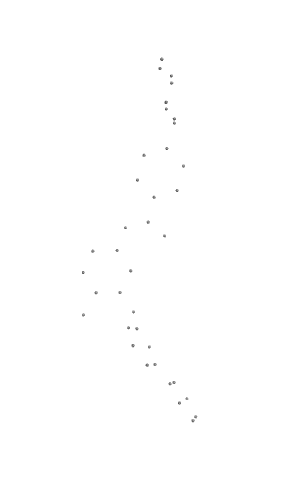
#> input picture notebooks/usr_visualization/ligand_dots.png, 300 x 500 px
$ jupyter execute usr_visualization.ipynb   (shell and % lines are left out)
#> lines starting #> are read from the running program, lines starting #| are printed output that depends on the picture
# USR example visualization

[cell 1]
from math import sqrt
import numpy as np
import skimage
from skimage import data
from skimage.feature import blob_dog, blob_log, blob_doh
from skimage.color import rgb2gray

import matplotlib.pyplot as plt
from scipy.spatial import distance

## Detect dots in image

In PyMol, generate ligand view with spheres and dots (use dots representation in this notebook):

```
load ligand.pdb
hide all
show spheres
# Display > Blackground > White

# SPHERES
ray 300, 500
png ligand_spheres.png, dpi=300

# DOTS
color grey, all
set sphere_scale, 0.2, (all)
ray 300, 500
png ligand_dots.png, dpi=300
```

[cell 2]
image = skimage.io.imread("ligand_dots.png")[:,:,:-1]
#> image: shape (500, 300, 3); min 18, max 255, mean 253.8
image = rgb2gray(image)
#> image: shape (500, 300) float64

[cell 3]
plt.imshow(image, cmap="gray")

[cell 4]
blobs_log = blob_log(image, max_sigma=10, min_sigma=2, num_sigma=1, overlap=0.0001, threshold=.1)
#> blobs_log = 49 rows, first 8: [403, 184, 2], [331, 132, 2], [64, 162, 2], [397, 181, 2], [368, 151, 2], [78, 175, 2], [120, 169, 2], [416, 190, 2]

# Compute radii in the 3rd column.
blobs_log[:, 2] = blobs_log[:, 2] * sqrt(2)

blobs_dog = blob_dog(image, max_sigma=30, threshold=.1)
#> blobs_dog = 118 rows, first 8: [327, 132, 1], [366, 151, 1], [416, 191, 1], [106, 166, 1], [402, 183, 1], [363, 151, 1], [386, 173, 1], [399, 182, 1]
blobs_dog[:, 2] = blobs_dog[:, 2] * sqrt(2)

blobs_doh = blob_doh(image, max_sigma=10, threshold=.02)
#> blobs_doh = 35 rows, first 8: [345, 132, 4], [154, 143, 4], [327, 136, 4], [269, 130, 4], [58, 161, 4], [398, 186, 4], [82, 170, 4], [250, 116, 4]

blobs_list = [blobs_log, blobs_dog, blobs_doh]
colors = ['orange', 'lime', 'red']
titles = ['Laplacian of Gaussian', 'Difference of Gaussian',
          'Determinant of Hessian']
sequence = zip(blobs_list, colors, titles)

[cell 5]
fig, axes = plt.subplots(1, 3, figsize=(20, 10), sharex=True, sharey=True)
ax = axes.ravel()

for idx, (blobs, color, title) in enumerate(sequence):
    ax[idx].set_title(title)
    ax[idx].imshow(image, cmap="gray")
    for blob in blobs:
        y, x, r = blob
        c = plt.Circle((x, y), r, color=color, linewidth=2, fill=False)
        ax[idx].add_patch(c)
    ax[idx].set_axis_off()
#> this loop made 3 passes
#> (color, title) on passes 1 to 3: ('orange', 'Laplacian of Gaussian'), ('lime', 'Difference of Gaussian'), ('red', 'Determinant of Hessian')

plt.tight_layout()
plt.show()
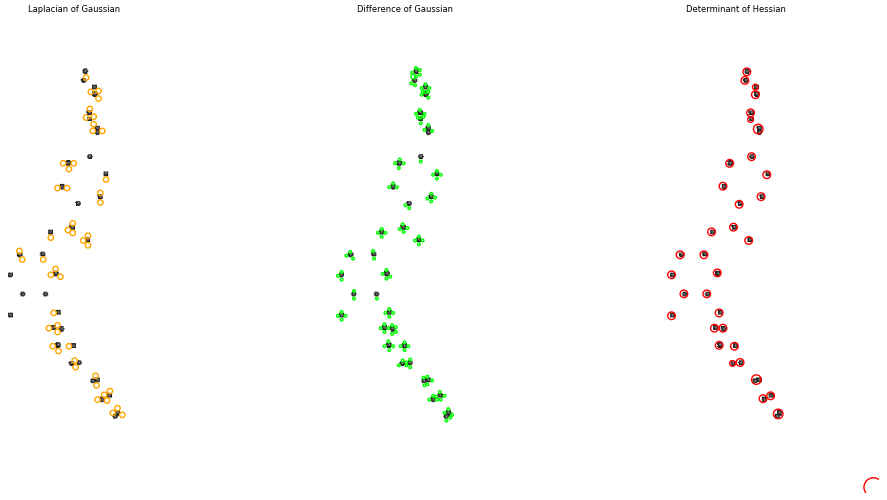
#> figure drawn by matplotlib, 3 panels

[cell 6]
xyr = blobs_list[-1]
#> xyr has the same summary as blobs_doh
xyr = xyr[xyr[:,2] < 8]
#> xyr = 34 rows, first 8: [345, 132, 4], [154, 143, 4], [327, 136, 4], [269, 130, 4], [58, 161, 4], [398, 186, 4], [82, 170, 4], [250, 116, 4]
xy = xyr[:, :-1]
#> xy = 34 pairs, first value 58 to 417, second value 82 to 194

## Calculate reference points

[cell 7]
def get_extreme_point(points, ref_point, how="closest"):
    distances = np.apply_along_axis(lambda x: np.linalg.norm(x), 1, (points - ref_point))
    if how == "closest":
        target_point = xy[np.argmin(distances)]
    elif how == "farthest":
        target_point = xy[np.argmax(distances)]
    else:
        raise ValueError(f"Unknown.")
    return target_point

[cell 8]
x_centroid = sum(xy[:, 0]) / len(xy)
#> x_centroid = 242.3
y_centroid = sum(xy[:, 1]) / len(xy)
#> y_centroid = 146.2
xy_centroid = [x_centroid, y_centroid]
#> xy_centroid = [242.3, 146.2]

xy_closest_centroid = get_extreme_point(xy, xy_centroid, how="closest")
#> in get_extreme_point, `distances = np.apply_along_axis(lambda x: np.linalg.norm(x), 1, (point..`: distances = 34 values, max 184.9 at index 4, min 18.27 at index 11, mean 98.69
#> in get_extreme_point, `target_point = xy[np.argmin(distances)]`: target_point = [235, 163]
#> xy_closest_centroid = [235, 163]
xy_farthest_centroid = get_extreme_point(xy, xy_centroid, how="farthest")
#> xy_farthest_centroid = [58, 161]
xy_farthest_farthest = get_extreme_point(xy, xy_farthest_centroid, how="farthest")
#> xy_farthest_farthest = [417, 194]

ref_points = [xy_centroid, xy_closest_centroid, xy_farthest_centroid, xy_farthest_farthest]
#> ref_points = [[242.3, 146.2], [235, 163], [58, 161], [417, 194]]
ref_points_colors = ["#cc0000", "#f1c232", "#6aa84f", "#3d85c6"]

## Plot atoms with ref. points and distances

[cell 9]
fig, ax = plt.subplots()

# Distances
for ref_point, color in zip(ref_points, ref_points_colors):
    for xy_coord in xy:
        ax.plot([ref_point[1], xy_coord[1]], [ref_point[0], xy_coord[0]], "-", color=color, alpha=0.6, linewidth=0.1, zorder=1)
#> this loop made 4 passes
#> (ref_point, color) on passes 1 to 4: ([242.3, 146.2], '#cc0000'), ([235, 163], '#f1c232'), ([58, 161], '#6aa84f'), ([417, 194], '#3d85c6')

# Reference points
for ref_point, color in zip(ref_points, ref_points_colors):
    ax.scatter(ref_point[1], ref_point[0], s=30, color=color, zorder=2)

# Atoms
ax.scatter(xy[:, 1], xy[:, 0], s=15, color="k", edgecolor="none", zorder=3)

ax.axis("equal")
plt.gca().invert_yaxis()
plt.gca().axis('off')
plt.savefig("ligand_atoms_2d_usr.png", dpi=300)
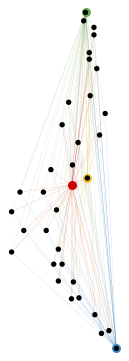
#> figure drawn by matplotlib, 1 panel

## Plot atoms

[cell 10]
fig, ax = plt.subplots()

# Atoms
ax.scatter(xy[:, 1], xy[:, 0], s=15, color="k", edgecolor="none")

ax.axis("equal")
plt.gca().invert_yaxis()
plt.axis('off')
plt.savefig("ligand_atoms_2d.png", dpi=300)
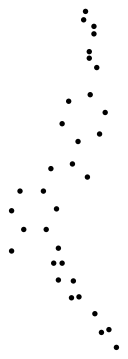
#> figure drawn by matplotlib, 1 panel

$ run again, with notebooks/usr_visualization/ligand_spheres.png copied over notebooks/usr_visualization/ligand_dots.png
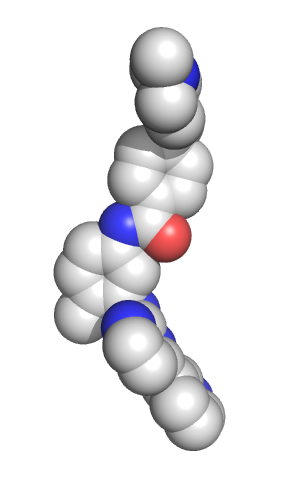
#> input picture notebooks/usr_visualization/ligand_spheres.png, 300 x 500 px
#> blobs_log = 156 rows, first 8: [344, 98, 2], [200, 110, 2], [121, 136, 2], [266, 164, 2], [217, 96, 2], [221, 191, 2], [294, 57, 2], [292, 157, 2]
#> blobs_dog = 246 rows, first 8: [122, 138, 1], [344, 98, 1.6], [200, 110, 1.6], [265, 163, 1], [220, 190, 1], [121, 134, 2.56], [139, 203, 1], [339, 135, 10.49]
#> blobs_doh = [[494, 294, 10], [339, 100, 1], [199, 108, 4], [259, 176, 2], [211, 197, 2], [207, 102, 2], [217, 96, 2], [211, 99, 2], [256, 181, 2], [253, 184, 2], [215, 193, 2], [288, 154, 2]]
#> the loop `for idx, (blobs, color, title) in enumerate(sequence):` made 3 passes
#> (color, title) on passes 1 to 3: ('orange', 'Laplacian of Gaussian'), ('lime', 'Difference of Gaussian'), ('red', 'Determinant of Hessian')
#> `plt.show()`:
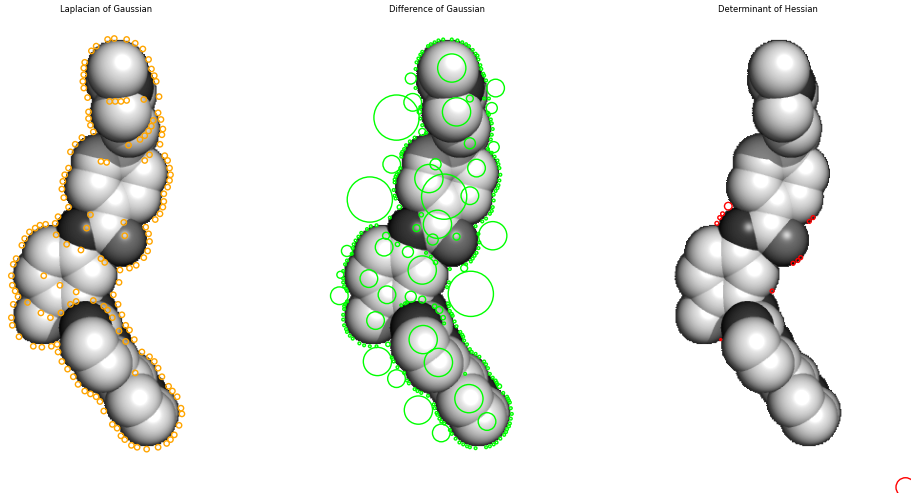
#> figure drawn by matplotlib, 3 panels
#> `xyr = blobs_list[-1]`: xyr has the same summary as blobs_doh
#> `xyr = xyr[xyr[:,2] < 8]`: xyr = [[339, 100, 1], [199, 108, 4], [259, 176, 2], [211, 197, 2], [207, 102, 2], [217, 96, 2], [211, 99, 2], [256, 181, 2], [253, 184, 2], [215, 193, 2], [288, 154, 2]]
#> xy = [[339, 100], [199, 108], [259, 176], [211, 197], [207, 102], [217, 96], [211, 99], [256, 181], [253, 184], [215, 193], [288, 154]]
#> x_centroid = 241.4
#> y_centroid = 144.5
#> xy_centroid = [241.4, 144.5]
#> distances = [107.3, 55.95, 36.06, 60.61, 54.69, 54.32, 54.74, 39.28, 41.13, 55.16, 47.59]
#> in get_extreme_point, `target_point = xy[np.argmin(distances)]`: target_point = [259, 176]
#> xy_farthest_centroid = [339, 100]
#> xy_farthest_farthest = [211, 197]
#> ref_points = [[241.4, 144.5], [259, 176], [339, 100], [211, 197]]
#> the loop `for ref_point, color in zip(ref_points, ref_points_colors):` made 4 passes
#> (ref_point, color) on passes 1 to 4: ([241.4, 144.5], '#cc0000'), ([259, 176], '#f1c232'), ([339, 100], '#6aa84f'), ([211, 197], '#3d85c6')
#> `plt.savefig("ligand_atoms_2d_usr.png", dpi=300)`:
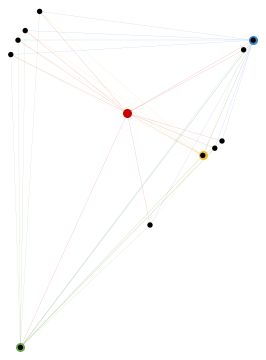
#> figure drawn by matplotlib, 1 panel
